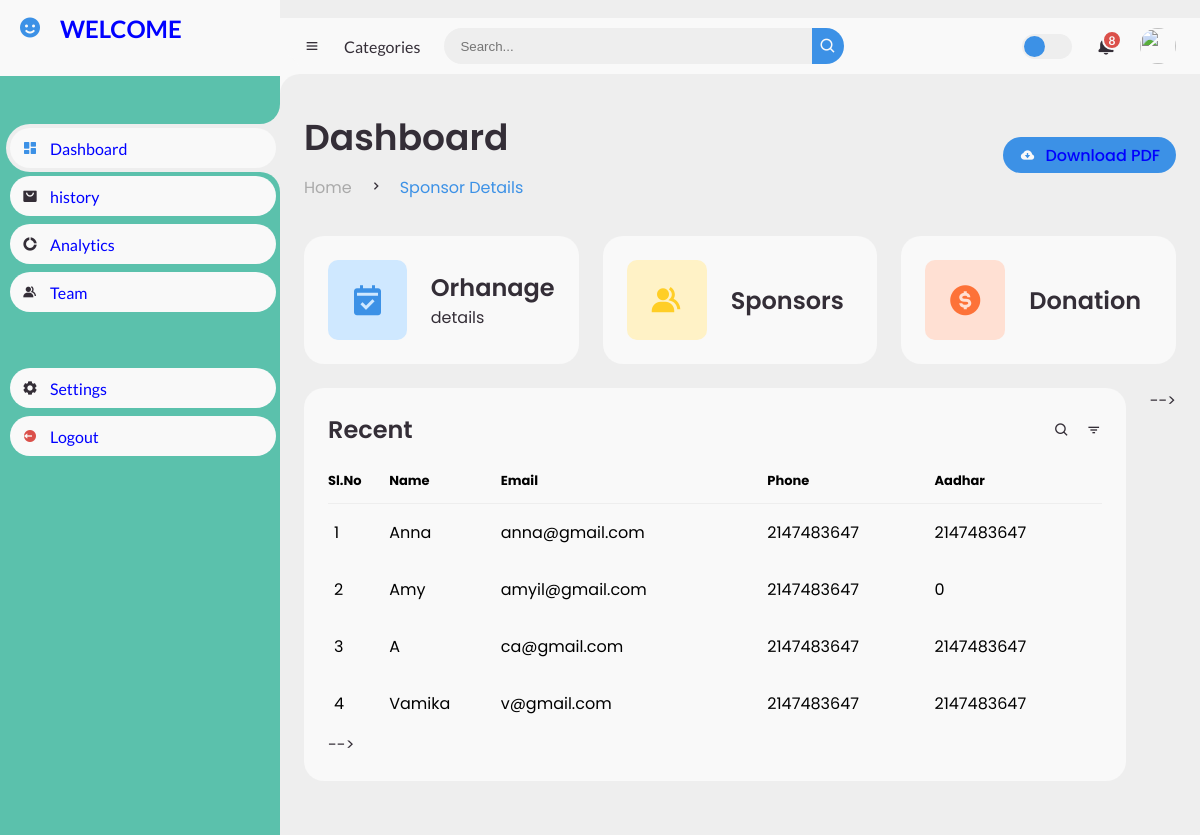
The page /InfantCare/admin_volview.php (signed in) on the database as committed earlier.
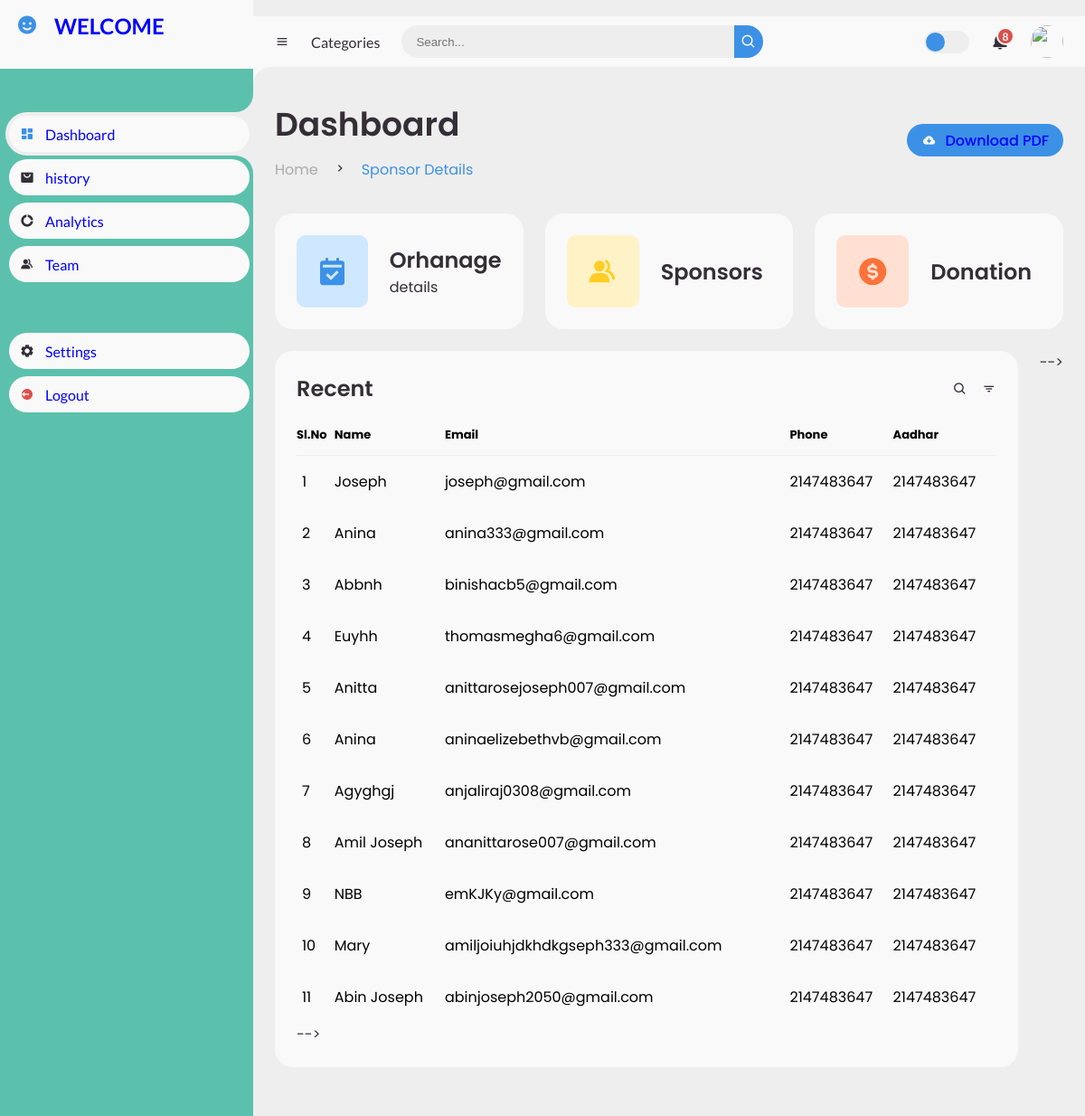
The same page on the database as committed later.
### tables this page shows
CREATE TABLE `volunteer` (
  `id` int(70) NOT NULL,
  `name` varchar(100) NOT NULL,
  `email` varchar(100) NOT NULL,
  `phone` int(10) NOT NULL,
  `aadhar` int(12) NOT NULL,
  `district` varchar(100) NOT NULL,
  `status` varchar(20) NOT NULL
);

### InfantCare/admin_volview.php (the view, shortened to what this page needs)
	<link href='https://unpkg.com/boxicons@2.0.9/css/boxicons.min.css' rel='stylesheet'>
	<link rel="stylesheet" href="Dstyle.css">
</head>
<body>
	<section id="sidebar">
		<a href="#" class="brand">
			<i class='bx bxs-smile'></i>
			<span class="text">WELCOME</span>
		</a>
		<ul class="side-menu top">
			<li class="active">
				<a href="Dindex.php">
					<i class='bx bxs-dashboard' ></i>
					<span class="text">Dashboard</span>
				</a>
			</li>
			<li>
				<a href="#">
					<i class='bx bxs-shopping-bag-alt' ></i>
					<span class="text">history</span>
				</a>
			</li>
			<li>
				<a href="#">
					<i class='bx bxs-doughnut-chart' ></i>
					<span class="text">Analytics</span>
				</a>
			<li>
				<a href="#">
					<i class='bx bxs-group' ></i>
					<span class="text">Team</span>
				</a>
			</li>
		</ul>
		<ul class="side-menu">
			<li>
				<a href="#">
					<i class='bx bxs-cog' ></i>
					<span class="text">Settings</span>
				</a>
			</li>
			<li>
				<a href="logout.php" class="logout">
					<i class='bx bxs-log-out-circle' ></i>
					<span class="text">Logout</span>
				</a>
			</li>
		</ul>
	</section>
	<section id="content">
		<nav>
			<i class='bx bx-menu' ></i>
			<a href="#" class="nav-link">Categories</a>
			<form action="#">
				<div class="form-input">
					<input type="search" placeholder="Search...">
					<button type="submit" class="search-btn"><i class='bx bx-search' ></i></button>
				</div>
			</form>
			<label for="switch-mode" class="switch-mode"></label>
			<a href="#" class="notification">
				<span class="num">8</span>
			</a>
			<a href="#" class="profile">
				<img src="img/people.png">
			</a>
		</nav>
		<main>
			<div class="head-title">
            <div class="left">
					<h1>Dashboard</h1>
					<ul class="breadcrumb">
						<li>
							<a href="Dindex.php">Home</a>
						</li>
						<li><i class='bx bx-chevron-right' ></i></li>
						<li>
							<a class="active" href="#">Sponsor Details</a>
						</li>
					</ul>
				</div>
				<a href="#" class="btn-download">
					<i class='bx bxs-cloud-download' ></i>
					<span class="text">Download PDF</span>
				</a>
			</div>
			<ul class="box-info">
				<li>
					<i class='bx bxs-calendar-check' ></i>
					<span class="text">
						<h3>Orhanage</h3>
						<p>details</p>
					</span>
				</li>
				<li>
					<i class='bx bxs-group' ></i>
					<span class="text">
						<h3>Sponsors</h3>
					</span>
				</li>
				<li>
					<i class='bx bxs-dollar-circle' ></i>
					<span class="text">
						<h3>Donation</h3>
					</span>
				</li>
			</ul>
            <?php
                require_once 'config.php';
                $result = mysqli_query($con, "SELECT * FROM `volunteer` ") or die("error");
            ?>
			<div class="table-data">
				<div class="order">
					<div class="head">
						<h3>Recent</h3>
						<i class='bx bx-search' ></i>
						<i class='bx bx-filter' ></i>
					</div>
					<table>
						<thead>
							<tr>
                                <th>Sl.No</th>
                                <th>Name</th>
                                <th>Email</th>
                                <th>Phone</th>
                                <th>Aadhar</th>
							</tr>
						</thead>
						<tbody>
                        <?php
                            $c=0;
                            while ($row = $result->fetch_assoc()) {
                                $name=$row["name"];
                                $email=$row["email"];
                                $phone=$row["phone"];
                                $aadhar=$row["aadhar"];
                            $c++;
                        ?>
                <tr>
                    <td><?php echo $c; ?></td>
                    <td><?php echo $name; ?></td>
                    <td><?php echo $email; ?></td>
                    <td><?php echo  $phone; ?></td>
                    <td><?php echo $aadhar; ?></td>
                </tr>
                <?php
                }
                ?>
					</table> -->
				</div> -->
			</div>
		</main>
	</section>
</body>
</html> --> -->

Rows that differ between the two databases and show on the page:
removed volunteer: name "Anna", email "anna@gmail.com", phone "2147483647", aadhar "2147483647"
removed volunteer: name "Amy", email "amyil@gmail.com", phone "2147483647", aadhar "0"
removed volunteer: name "A", email "ca@gmail.com", phone "2147483647", aadhar "2147483647"
removed volunteer: name "Vamika", email "v@gmail.com", phone "2147483647", aadhar "2147483647"
added volunteer: name "Joseph", email "joseph@gmail.com", phone "2147483647", aadhar "2147483647"
added volunteer: name "Anina", email "anina333@gmail.com", phone "2147483647", aadhar "2147483647"
added volunteer: name "Abbnh", email "binishacb5@gmail.com", phone "2147483647", aadhar "2147483647"
added volunteer: name "Euyhh", email "thomasmegha6@gmail.com", phone "2147483647", aadhar "2147483647"
added volunteer: name "Anitta", email "anittarosejoseph007@gmail.com", phone "2147483647", aadhar "2147483647"
added volunteer: name "Anina", email "aninaelizebethvb@gmail.com", phone "2147483647", aadhar "2147483647"
added volunteer: name "Agyghgj", email "anjaliraj0308@gmail.com", phone "2147483647", aadhar "2147483647"
added volunteer: name "Amil Joseph", email "ananittarose007@gmail.com", phone "2147483647", aadhar "2147483647"
added volunteer: name "NBB", email "emKJKy@gmail.com", phone "2147483647", aadhar "2147483647"
added volunteer: name "Mary", email "amiljoiuhjdkhdkgseph333@gmail.com", phone "2147483647", aadhar "2147483647"
added volunteer: name "Abin Joseph", email "abinjoseph2050@gmail.com", phone "2147483647", aadhar "2147483647"
